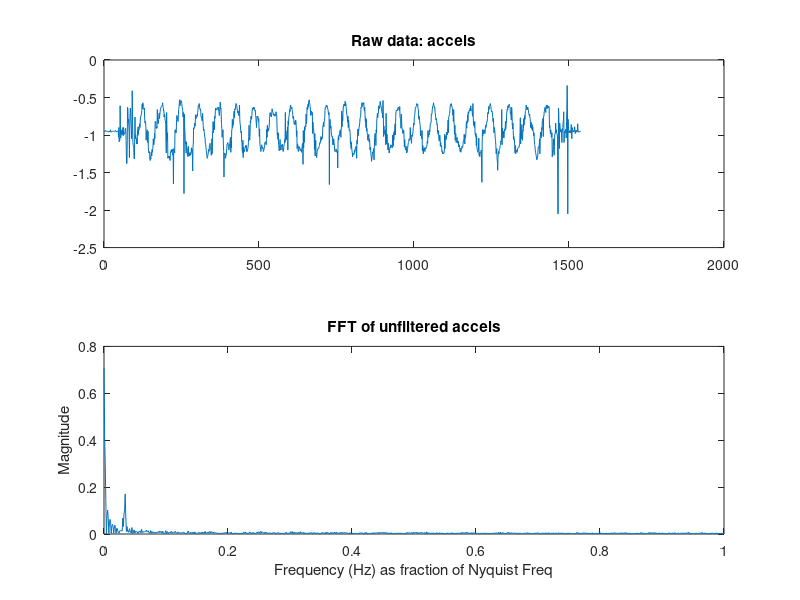
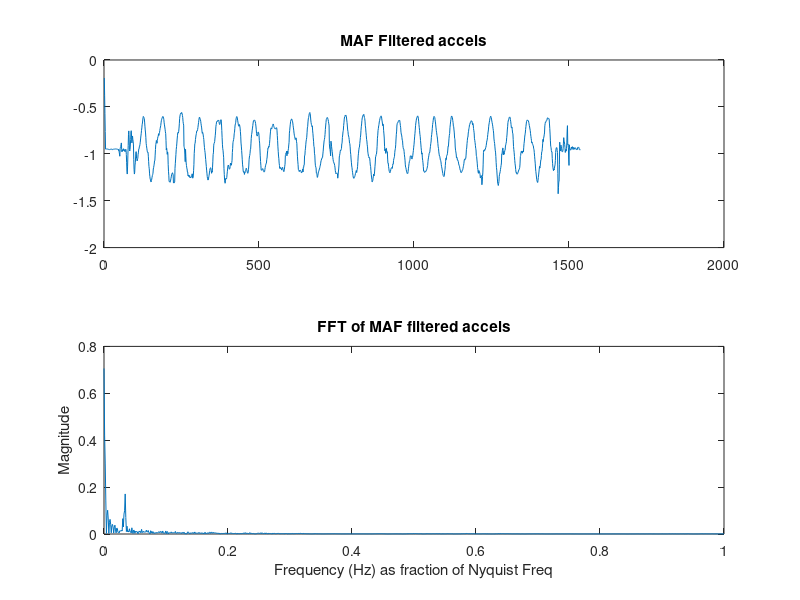
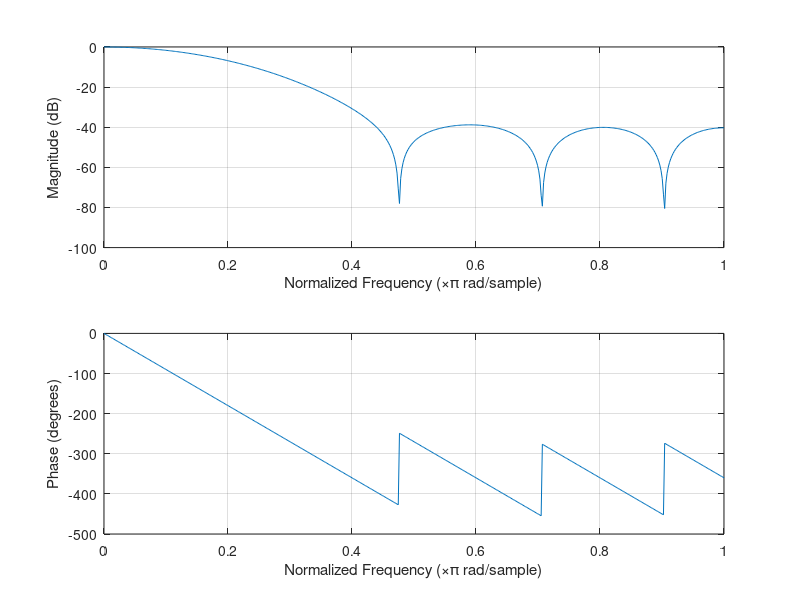
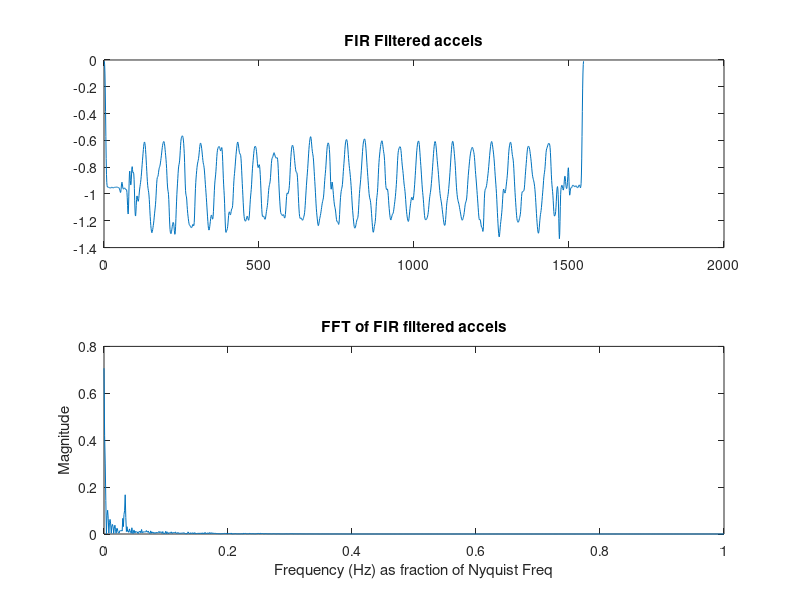

Write the MATLAB code that produced these figures, in order.
clear all;
close all;

%% Raw data
accelsID = fopen('accels2.txt','r');
accels = fscanf(accelsID, '%f');
%accels = accels(4:4:end);

figure(1);
subplot(2,1,1);
plot(accels);
title('Raw data: accels');

fs = 500;                       % sample frequency

n = pow2(nextpow2(length(accels)));    % Transform length
y = fft(accels,n);              % DFT
mag(1) = abs(y(1))/n;           % DC component
mag(n/2+1) = abs(y(n/2+1))/n;   % Nyquist frequency component
mag(2:n/2) = 2*abs(y(2:n/2))/n; % all other frequency components
freqs = linspace(0, 1, n/2+1);  % make x-axis as fraction of Nyquist freq

subplot(2,1,2);
plot(freqs, mag);               % plot the FFT magnitude plot
                             
% only need to plot from 0 to Nyquist frequency fs/2 (half the frequency 
% range), since second half is reflection of first.

xlabel('Frequency (Hz) as fraction of Nyquist Freq');
ylabel('Magnitude');
title('FFT of unfiltered accels');

%% MAF w/ 5 element FIFO
P = 5; 
fifo = [0 0 0 0 0]; 
accelsMAF = [];
for i=1:length(accels)
    fifo = [fifo(2:end) accels(i)];
    accelsMAF(i) = 1/(P)*sum(fifo); 
end

figure(2);
subplot(2,1,1);
plot(accelsMAF);
title('MAF Filtered accels');

%fft of MAF filtered
nMAF = pow2(nextpow2(length(accelsMAF)));
yMAF = fft(accelsMAF, nMAF);
magMAF(1) = abs(yMAF(1))/nMAF;                 % DC component
magMAF(nMAF/2+1) = abs(yMAF(nMAF/2+1))/nMAF;   % Nyquist frequency component
magMAF(2:nMAF/2) = 2*abs(yMAF(2:nMAF/2))/nMAF; % all other frequency components
freqsMAF = linspace(0, 1, nMAF/2+1);  % make x-axis as fraction of Nyquist freq

subplot(2,1,2);
plot(freqsMAF, magMAF); % plot the FFT magnitude plot

xlabel('Frequency (Hz) as fraction of Nyquist Freq');
ylabel('Magnitude');
title('FFT of MAF filtered accels');

%% FIR filter
b = fir1(10, 0.1); % 10th-order, 11-sample LPF with cutoff freq of 0.1 fN
figure(3);
freqz(b);

accelsFIR = conv(b, accels); 
figure(4);
subplot(2,1,1);
plot(accelsFIR);
title('FIR Filtered accels');

nFIR = pow2(nextpow2(length(accelsFIR)));
yFIR = fft(accelsFIR, nFIR);
magFIR(1) = abs(yFIR(1))/nFIR;           % DC component
magFIR(nFIR/2+1) = abs(yFIR(nFIR/2+1))/nFIR;   % Nyquist frequency component
magFIR(2:nFIR/2) = 2*abs(yFIR(2:nFIR/2))/nFIR; % all other frequency components
freqsFIR = linspace(0, 1, nFIR/2+1);  % make x-axis as fraction of Nyquist freq

subplot(2,1,2);
plot(freqsFIR, magFIR); % plot the FFT magnitude plot

xlabel('Frequency (Hz) as fraction of Nyquist Freq');
ylabel('Magnitude');
title('FFT of FIR filtered accels');